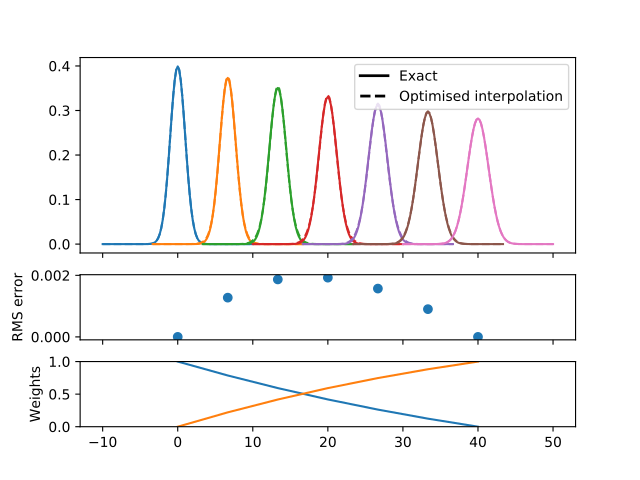

Python code for this plot:
import numpy as np
from scipy.optimize import curve_fit
import matplotlib.pyplot as plt
from matplotlib.lines import Line2D

def gaussian(x, sigma=2, center=0):
    g = np.exp(-0.5 * ((x - center) / sigma)**2) / (sigma * np.sqrt(2 * np.pi))
    return g

margin = 0.05

def plot_optimised_interp(sigma_max=4):
    g1_center = 0
    g2_center = 40
    sigma_min = 1

    x = np.linspace(-10, 10, 101)
    npts = 7

    fig, [ax1, ax2, ax3] = plt.subplots(nrows=3,
                                        sharex=True,
                                        gridspec_kw={
                                            'height_ratios': [3, 1, 1]})
    mix1_list, mix2_list = [], []

    def gaussian_mix(x, w1, w2):
        """Return a linear combination of two Gaussians with weights"""
        return (w1 * gaussian(x, sigma=sigma_min)
                + w2 * gaussian(x, sigma=sigma_max))


    for sigma, color in zip(np.linspace(sigma_min, sigma_max, npts),
                            ['C0', 'C1', 'C2', 'C3', 'C4', 'C5', 'C6']):
        ydata = gaussian(x, sigma=sigma)
        (mix1, mix2), _ = curve_fit(gaussian_mix, x, ydata, p0=[0.5, 0.5])

        x_offset = (g1_center
                    + ((sigma - sigma_min)
                       * (g2_center - g1_center) / (sigma_max - sigma_min)))
        actual = gaussian(x, sigma=sigma)
        est = gaussian_mix(x, mix1, mix2)
        rms = np.sqrt(np.mean((actual - est)**2))
        ax1.plot(x + x_offset, actual, color=color)
        ax1.plot(x + x_offset, est, color=color, linestyle='--')
        ax2.plot([x_offset], [rms], 'o', c='C0')

        mix1_list.append(mix1)
        mix2_list.append(mix2)


    custom_lines = [Line2D([0], [0], color='k', linestyle='-', lw=2),
                    Line2D([0], [0], color='k', linestyle='--', lw=2)]

    ax1.legend(custom_lines, ['Exact', 'Optimised interpolation'])

    ax2.set_ylabel('RMS error')

    ax3.plot(np.linspace(g1_center, g2_center, npts), mix1_list)
    ax3.plot(np.linspace(g1_center, g2_center, npts), mix2_list)
    ax3.set_ylabel('Weights')
    ax3.set_ylim([0, 1])

plot_optimised_interp(sigma_max=np.sqrt(2))
